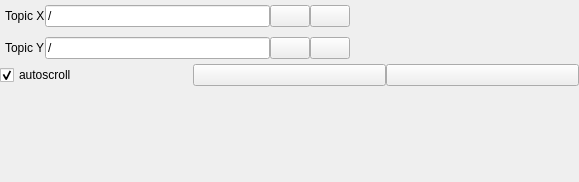
<?xml version="1.0" encoding="UTF-8"?>
<ui version="4.0">
 <class>DataPlotWidget</class>
 <widget class="QWidget" name="DataPlotWidget">
  <property name="geometry">
   <rect>
    <x>0</x>
    <y>0</y>
    <width>579</width>
    <height>182</height>
   </rect>
  </property>
  <property name="acceptDrops">
   <bool>true</bool>
  </property>
  <property name="windowTitle">
   <string>Plot</string>
  </property>
  <layout class="QVBoxLayout" name="verticalLayout">
   <property name="spacing">
    <number>0</number>
   </property>
   <property name="margin">
    <number>0</number>
   </property>
   <item>
    <layout class="QHBoxLayout" name="dataPlotControls">
     <property name="spacing">
      <number>0</number>
     </property>
     <property name="margin">
      <number>5</number>
     </property>
     <item>
      <widget class="QLabel" name="label">
       <property name="text">
        <string>Topic X</string>
       </property>
      </widget>
     </item>
     <item>
      <widget class="QLineEdit" name="topic_edit">
       <property name="text">
        <string>/</string>
       </property>
      </widget>
     </item>
     <item>
      <widget class="QPushButton" name="subscribe_topic_button">
       <property name="sizePolicy">
        <sizepolicy hsizetype="Preferred" vsizetype="Preferred">
         <horstretch>0</horstretch>
         <verstretch>0</verstretch>
        </sizepolicy>
       </property>
       <property name="contextMenuPolicy">
        <enum>Qt::DefaultContextMenu</enum>
       </property>
       <property name="toolTip">
        <string>add topic to plot</string>
       </property>
       <property name="iconSize">
        <size>
         <width>16</width>
         <height>16</height>
        </size>
       </property>
      </widget>
     </item>
     <item>
      <widget class="QPushButton" name="remove_topic_button">
       <property name="iconSize">
        <size>
         <width>16</width>
         <height>16</height>
        </size>
       </property>
      </widget>
     </item>
     <item>
      <spacer name="spacer">
       <property name="orientation">
        <enum>Qt::Horizontal</enum>
       </property>
       <property name="sizeHint" stdset="0">
        <size>
         <width>40</width>
         <height>20</height>
        </size>
       </property>
      </spacer>
     </item>
    </layout>
   </item>
   <item>
    <layout class="QHBoxLayout" name="dataPlotControlsY">
     <property name="spacing">
      <number>0</number>
     </property>
     <property name="margin">
      <number>5</number>
     </property>
     <item>
      <widget class="QLabel" name="label_y">
       <property name="text">
        <string>Topic Y</string>
       </property>
      </widget>
     </item>
     <item>
      <widget class="QLineEdit" name="topic_edit_y">
       <property name="text">
        <string>/</string>
       </property>
      </widget>
     </item>
     <item>
      <widget class="QPushButton" name="subscribe_topic_button_y">
       <property name="sizePolicy">
        <sizepolicy hsizetype="Preferred" vsizetype="Preferred">
         <horstretch>0</horstretch>
         <verstretch>0</verstretch>
        </sizepolicy>
       </property>
       <property name="text">
        <string/>
       </property>
      </widget>
     </item>
     <item>
      <widget class="QPushButton" name="remove_topic_button_y">
       <property name="text">
        <string/>
       </property>
      </widget>
     </item>
     <item>
      <spacer name="horizontalSpacer">
       <property name="orientation">
        <enum>Qt::Horizontal</enum>
       </property>
       <property name="sizeHint" stdset="0">
        <size>
         <width>40</width>
         <height>20</height>
        </size>
       </property>
      </spacer>
     </item>
    </layout>
   </item>
   <item>
    <layout class="QHBoxLayout" name="horizontalLayout">
     <property name="bottomMargin">
      <number>10</number>
     </property>
     <item>
      <widget class="QCheckBox" name="autoscroll_checkbox">
       <property name="text">
        <string>autoscroll</string>
       </property>
       <property name="checked">
        <bool>true</bool>
       </property>
      </widget>
     </item>
     <item>
      <widget class="QPushButton" name="pause_button">
       <property name="sizePolicy">
        <sizepolicy hsizetype="Preferred" vsizetype="Preferred">
         <horstretch>0</horstretch>
         <verstretch>0</verstretch>
        </sizepolicy>
       </property>
       <property name="toolTip">
        <string>pause plot</string>
       </property>
       <property name="iconSize">
        <size>
         <width>16</width>
         <height>16</height>
        </size>
       </property>
       <property name="checkable">
        <bool>true</bool>
       </property>
      </widget>
     </item>
     <item>
      <widget class="QPushButton" name="clear_button">
       <property name="sizePolicy">
        <sizepolicy hsizetype="Preferred" vsizetype="Preferred">
         <horstretch>0</horstretch>
         <verstretch>0</verstretch>
        </sizepolicy>
       </property>
       <property name="toolTip">
        <string>remove all topics</string>
       </property>
       <property name="iconSize">
        <size>
         <width>16</width>
         <height>16</height>
        </size>
       </property>
      </widget>
     </item>
    </layout>
   </item>
   <item>
    <layout class="QHBoxLayout" name="data_plot_layout">
     <property name="spacing">
      <number>0</number>
     </property>
    </layout>
   </item>
   <item>
    <spacer name="verticalSpacer">
     <property name="orientation">
      <enum>Qt::Vertical</enum>
     </property>
     <property name="sizeHint" stdset="0">
      <size>
       <width>20</width>
       <height>40</height>
      </size>
     </property>
    </spacer>
   </item>
  </layout>
 </widget>
 <resources/>
 <connections/>
</ui>
